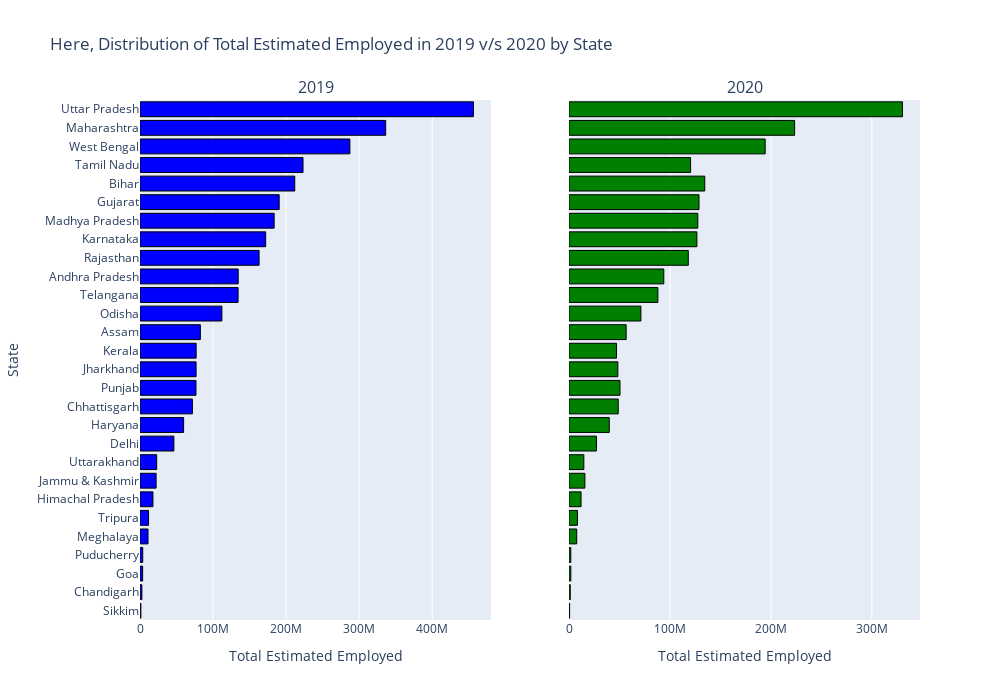

Notebook code cell kept with this figure:
### Code cell
unemp['Date']=pd.to_datetime(unemp['Date'])
unemp['day']=unemp['Date'].dt.day
unemp['month']=unemp['Date'].dt.month
unemp['year']=unemp['Date'].dt.year
dataY2019 = unemp[unemp['year'] == 2019]
dataY2020 = unemp[unemp['year'] == 2020]
region_sum_Y2019 = dataY2019.groupby('State')['EE'].sum().sort_values().reset_index()
region_sum_Y2020 = dataY2020.groupby('State')['EE'].sum().sort_values().reset_index()
# Here,create subplots
fig = sp.make_subplots(rows=1, cols=2, subplot_titles=['2019', '2020'], shared_yaxes=True)
# Now,add bar plot for 2019
fig.add_trace(go.Bar(
    y=region_sum_Y2019['State'],
    x=dataY2019.groupby('State')['EE'].sum().sort_values().values,
    orientation='h',
    name='2019',
    marker=dict(color='blue', line=dict(color='black', width=1))
), row=1, col=1)
#Now,add bar plot for 2020
fig.add_trace(go.Bar(
    y=region_sum_Y2020['State'],
    x=dataY2020.groupby('State')['EE'].sum().sort_values().values,
    orientation='h',
    name='2020',
    marker=dict(color='green', line=dict(color='black', width=1))
), row=1, col=2)
# Update layout
fig.update_layout(
    height=700,
    width=1000,
    showlegend=False,
    title_text='Here, Distribution of Total Estimated Employed in 2019 v/s 2020 by State'
)
# Set x-axis and y-axis titles
fig.update_xaxes(title_text='Total Estimated Employed', row=1, col=1)
fig.update_xaxes(title_text='Total Estimated Employed', row=1, col=2)
fig.update_yaxes(title_text='State', row=1, col=1)
# Show the plot
fig.show()

### Figure 1 — Plotly figure (JSON) as saved in the notebook; plotly's stock layout.template omitted (floating-point values rounded to 4 significant figures)
{"data": [{"marker": {"color": "blue", "line": {"color": "black", "width": 1}}, "name": "2019", "orientation": "h", "type": "bar", "x": [1222444, 2566682, 3630337, 3729286, 10972300, 11705746, 17732284, 22058902, 22835246, 46343382, 59703422, 71734201, 76613125, 76776941, 76858208, 82622219, 112051517, 134274696, 134432691, 163005279, 172001336, 183644386, 190504166, 211805639, 223132761, 287259853, 336263333, 456399499], "xaxis": "x", "y": ["Sikkim", "Chandigarh", "Goa", "Puducherry", "Meghalaya", "Tripura", "Himachal Pradesh", "Jammu & Kashmir", "Uttarakhand", "Delhi", "Haryana", "Chhattisgarh", "Punjab", "Jharkhand", "Kerala", "Assam", "Odisha", "Telangana", "Andhra Pradesh", "Rajasthan", "Karnataka", "Madhya Pradesh", "Gujarat", "Bihar", "Tamil Nadu", "West Bengal", "Maharashtra", "Uttar Pradesh"], "yaxis": "y"}, {"marker": {"color": "green", "line": {"color": "black", "width": 1}}, "name": "2020", "orientation": "h", "type": "bar", "x": [594528, 1235293, 1789944, 1801063, 7650594, 8370328, 11942780, 14700913, 15739663, 27226978, 39894607, 47066978, 48361791, 48763759, 50489011, 56601857, 71229398, 88035861, 93881918, 118144534, 120414548, 126678004, 127589175, 128752192, 134447657, 194299211, 223462151, 330255802], "xaxis": "x2", "y": ["Sikkim", "Chandigarh", "Puducherry", "Goa", "Meghalaya", "Tripura", "Himachal Pradesh", "Uttarakhand", "Jammu & Kashmir", "Delhi", "Haryana", "Kerala", "Jharkhand", "Chhattisgarh", "Punjab", "Assam", "Odisha", "Telangana", "Andhra Pradesh", "Rajasthan", "Tamil Nadu", "Karnataka", "Madhya Pradesh", "Gujarat", "Bihar", "West Bengal", "Maharashtra", "Uttar Pradesh"], "yaxis": "y2"}], "layout": {"annotations": [{"font": {"size": 16}, "showarrow": false, "text": "2019", "x": 0.225, "xanchor": "center", "xref": "paper", "y": 1, "yanchor": "bottom", "yref": "paper"}, {"font": {"size": 16}, "showarrow": false, "text": "2020", "x": 0.775, "xanchor": "center", "xref": "paper", "y": 1, "yanchor": "bottom", "yref": "paper"}], "height": 700, "showlegend": false, "title": {"text": "Here, Distribution of Total Estimated Employed in 2019 v/s 2020 by State"}, "width": 1000, "xaxis": {"anchor": "y", "domain": [0, 0.45], "title": {"text": "Total Estimated Employed"}}, "xaxis2": {"anchor": "y2", "domain": [0.55, 1], "title": {"text": "Total Estimated Employed"}}, "yaxis": {"anchor": "x", "domain": [0, 1], "title": {"text": "State"}}, "yaxis2": {"anchor": "x2", "domain": [0, 1], "matches": "y", "showticklabels": false}}}
